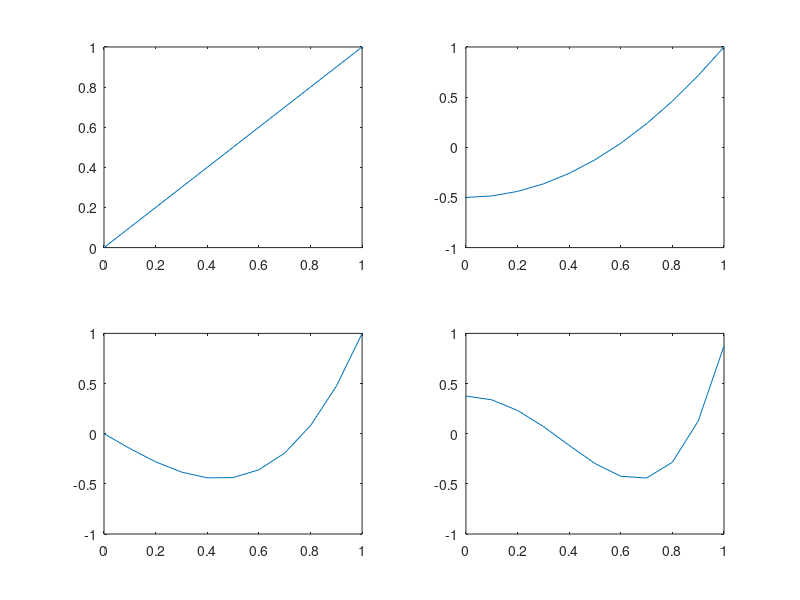

MATLAB code for this plot:
x=0:0.1:1;
l1=x;
l2=(3/2)*x.^2-(1/2);
l3=(5/2)*x.^3-(3/2)*x;
l4=(34/8)*x.^4-(15/4)*x.^2+(3/8);
subplot(2,2,1)
plot(x,l1)
subplot(2,2,2)
plot(x,l2)
subplot(2,2,3)
plot(x,l3)
subplot(2,2,4)
plot(x,l4)